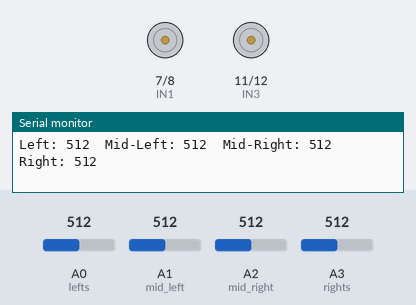
Bench run of a sketch on a simulated Arduino Uno, built with avr-gcc and run on an emulated ATmega328P. On the bench: motor-driver pin pairs drawn as motors (green arrow = first pin HIGH = forward, orange = second pin HIGH = backward, longer = more drive, scaled by the enable pin), the last lines printed to the serial monitor. Inputs (shaded band) come from the test bench; at power-on: A2 (mid_right) = 512, A0 (lefts) = 512, A1 (mid_left) = 512, A3 (rights) = 512.

Above: at 1.2 s.
1.3 s: A2 (mid_right) set to 413
4.3 s: A2 (mid_right) set to 392
At 5.3 s:
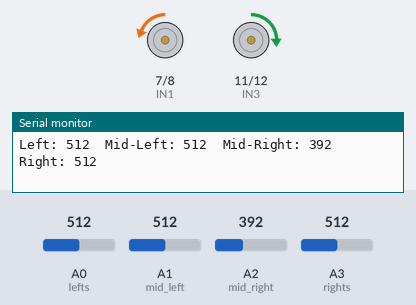
5.9 s: A0 (lefts) set to 411
8.9 s: A0 (lefts) set to 386
At 10.1 s:
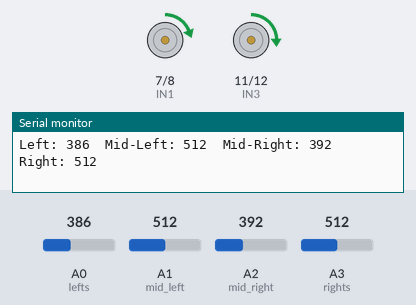
10.4 s: A1 (mid_left) set to 412
13.4 s: A1 (mid_left) set to 382
At 14.8 s:
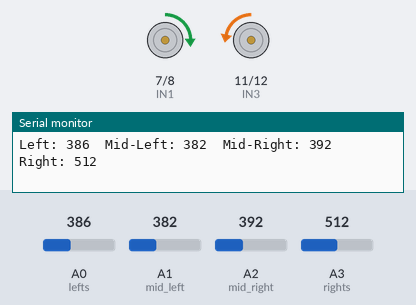
Timing chart, 0 to 15.9 s (numbered marks = the images above; inputs shaded):
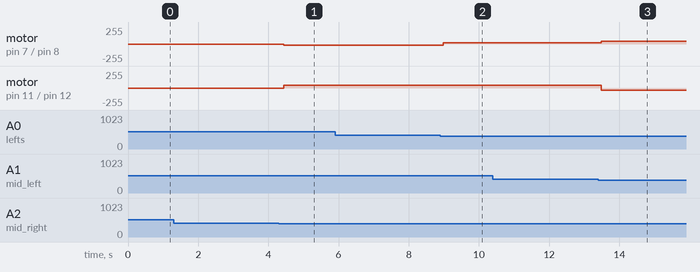

The sketch:

Koog_LT_4ch_90deg2_240619.ino
```cpp
#define lefts A0
#define mid_left A1
#define mid_right A2
#define rights A3

// Motor 1 control pins
#define ENA 9
#define IN1 7
#define IN2 8

// Motor 2 control pins
#define ENB 10
#define IN3 11
#define IN4 12

#define THRESHOLD 400
#define NO_LINE_THRESHOLD 200
#define BASE_SPEED 40
#define TURN_SPEED 30
#define SHARP_TURN_SPEED 20
#define TURN_DELAY 100 // 턴 지속 시간 (밀리초)

// Variables for turn management
bool turning = false;
unsigned long turnStartTime = 0;

void setup() {
  // Setting motor control pins as output
  pinMode(ENA, OUTPUT);
  pinMode(IN1, OUTPUT);
  pinMode(IN2, OUTPUT);
  pinMode(ENB, OUTPUT);
  pinMode(IN3, OUTPUT);
  pinMode(IN4, OUTPUT);

  // Setting sensor pins as input
  pinMode(lefts, INPUT);
  pinMode(mid_left, INPUT);
  pinMode(mid_right, INPUT);
  pinMode(rights, INPUT);

  // Setting initial motor speed
  analogWrite(ENA, BASE_SPEED); // Motor 1 speed
  analogWrite(ENB, BASE_SPEED); // Motor 2 speed

  // Initialize serial communication for debugging
  Serial.begin(9600);
}

void loop() {
  // Check if currently turning
  if (turning) {
    // Check if the turn duration has passed
    if (millis() - turnStartTime >= TURN_DELAY) {
      turning = false; // End turning state
    } else {
      // Continue turning (keep motors in turn state)
      return; // Skip sensor reading and motor control
    }
  }

  // Read sensor values
  int leftSensorValue = analogRead(lefts);
  int midLeftSensorValue = analogRead(mid_left);
  int midRightSensorValue = analogRead(mid_right);
  int rightSensorValue = analogRead(rights);

  // Apply filtering (simple moving average for this example)
  static int leftFiltered = leftSensorValue;
  static int midLeftFiltered = midLeftSensorValue;
  static int midRightFiltered = midRightSensorValue;
  static int rightFiltered = rightSensorValue;

  leftFiltered = (leftFiltered + leftSensorValue) / 2;
  midLeftFiltered = (midLeftFiltered + midLeftSensorValue) / 2;
  midRightFiltered = (midRightFiltered + midRightSensorValue) / 2;
  rightFiltered = (rightFiltered + rightSensorValue) / 2;

  // Print sensor values to serial monitor
  Serial.print("Left: ");
  Serial.print(leftFiltered);
  Serial.print("\tMid-Left: ");
  Serial.print(midLeftFiltered);
  Serial.print("\tMid-Right: ");
  Serial.print(midRightFiltered);
  Serial.print("\tRight: ");
  Serial.println(rightFiltered);

  // Determine motor directions based on filtered sensor values
  if (leftFiltered > THRESHOLD && midLeftFiltered > THRESHOLD && midRightFiltered > THRESHOLD && rightFiltered > THRESHOLD) {
    // All sensors detect the line - stop
    digitalWrite(IN1, LOW);
    digitalWrite(IN2, LOW);
    digitalWrite(IN3, LOW);
    digitalWrite(IN4, LOW);
  }
  else if (leftFiltered <= NO_LINE_THRESHOLD && midLeftFiltered <= NO_LINE_THRESHOLD && midRightFiltered <= NO_LINE_THRESHOLD && rightFiltered <= NO_LINE_THRESHOLD) {
    // No sensor detects the line - go forward
    digitalWrite(IN1, HIGH);
    digitalWrite(IN2, LOW);
    digitalWrite(IN3, HIGH);
    digitalWrite(IN4, LOW);
    analogWrite(ENA, BASE_SPEED);
    analogWrite(ENB, BASE_SPEED);
  }
  else if (leftFiltered > THRESHOLD && midLeftFiltered > THRESHOLD) {
    // Sharp left turn (greater than 90 degrees)
    digitalWrite(IN1, LOW);
    digitalWrite(IN2, HIGH);
    digitalWrite(IN3, HIGH);
    digitalWrite(IN4, LOW);
    analogWrite(ENA, SHARP_TURN_SPEED);
    analogWrite(ENB, BASE_SPEED);
    turning = true;
    turnStartTime = millis();
  }
  else if (midLeftFiltered > THRESHOLD) {
    // Slight left turn
    digitalWrite(IN1, HIGH);
    digitalWrite(IN2, LOW);
    digitalWrite(IN3, HIGH);
    digitalWrite(IN4, LOW);
    analogWrite(ENA, BASE_SPEED / 2);
    analogWrite(ENB, BASE_SPEED);
  }
  else if (midRightFiltered > THRESHOLD) {
    // Slight right turn
    digitalWrite(IN1, HIGH);
    digitalWrite(IN2, LOW);
    digitalWrite(IN3, HIGH);
    digitalWrite(IN4, LOW);
    analogWrite(ENA, BASE_SPEED);
    analogWrite(ENB, BASE_SPEED / 2);
  }
  else if (rightFiltered > THRESHOLD && midRightFiltered > THRESHOLD) {
    // Sharp right turn (greater than 90 degrees)
    digitalWrite(IN1, HIGH);
    digitalWrite(IN2, LOW);
    digitalWrite(IN3, LOW);
    digitalWrite(IN4, HIGH);
    analogWrite(ENA, BASE_SPEED);
    analogWrite(ENB, SHARP_TURN_SPEED);
    turning = true;
    turnStartTime = millis();
  }
  else if (rightFiltered > THRESHOLD) {
    // Sharp right turn
    digitalWrite(IN1, HIGH);
    digitalWrite(IN2, LOW);
    digitalWrite(IN3, LOW);
    digitalWrite(IN4, HIGH);
    analogWrite(ENA, BASE_SPEED);
    analogWrite(ENB, TURN_SPEED);
  }

  // Small delay for stability
  delay(10);
}
```

Measured:
- the behaviour switches between 401 and 400 on A2 (mid_right) (found by bisection; images 0 and 1)
- the behaviour switches between 401 and 400 on A0 (lefts) (found by bisection; images 1 and 2)
- the behaviour switches between 401 and 400 on A1 (mid_left) (found by bisection; images 2 and 3)
- after the input at 4.3 s, motor on pin 7 (IN1) / pin 8 (IN2): stopped → backward 20/255 after 0.14 s; motor on pin 11 (IN3) / pin 12 (IN4): stopped → forward 40/255 after 0.14 s
- after the input at 8.9 s, motor on pin 7 (IN1) / pin 8 (IN2): backward 20/255 → forward 20/255 after 0.09 s
- after the input at 13.4 s, motor on pin 7 (IN1) / pin 8 (IN2): forward 20/255 → forward 40/255 after 0.08 s; motor on pin 11 (IN3) / pin 12 (IN4): forward 40/255 → backward 30/255 after 0.08 s
